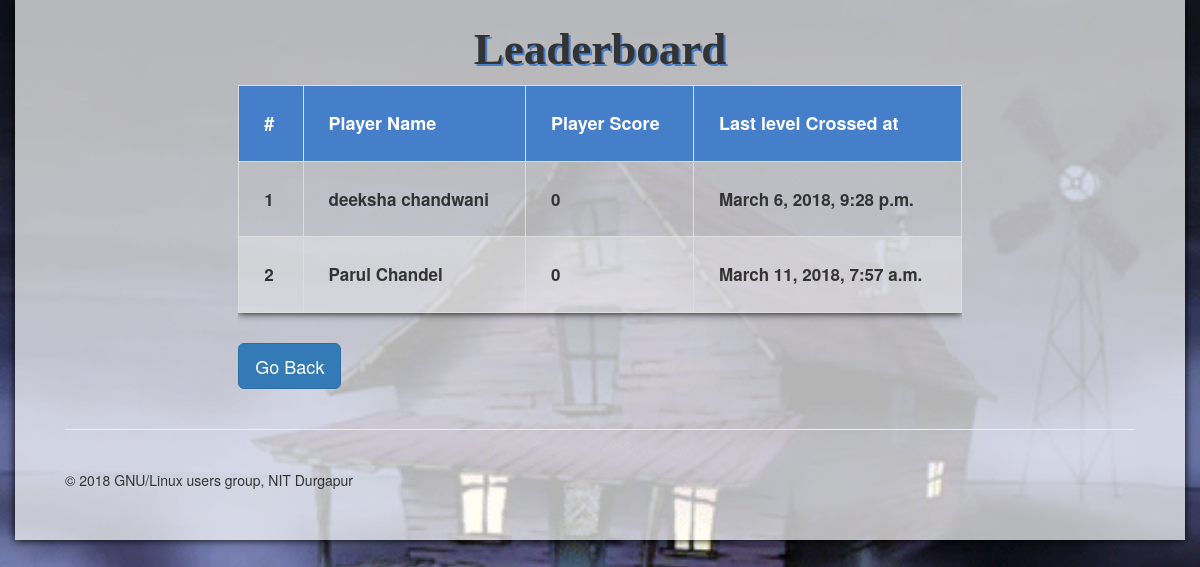
/lboard/, run on an earlier commit of the app's database.
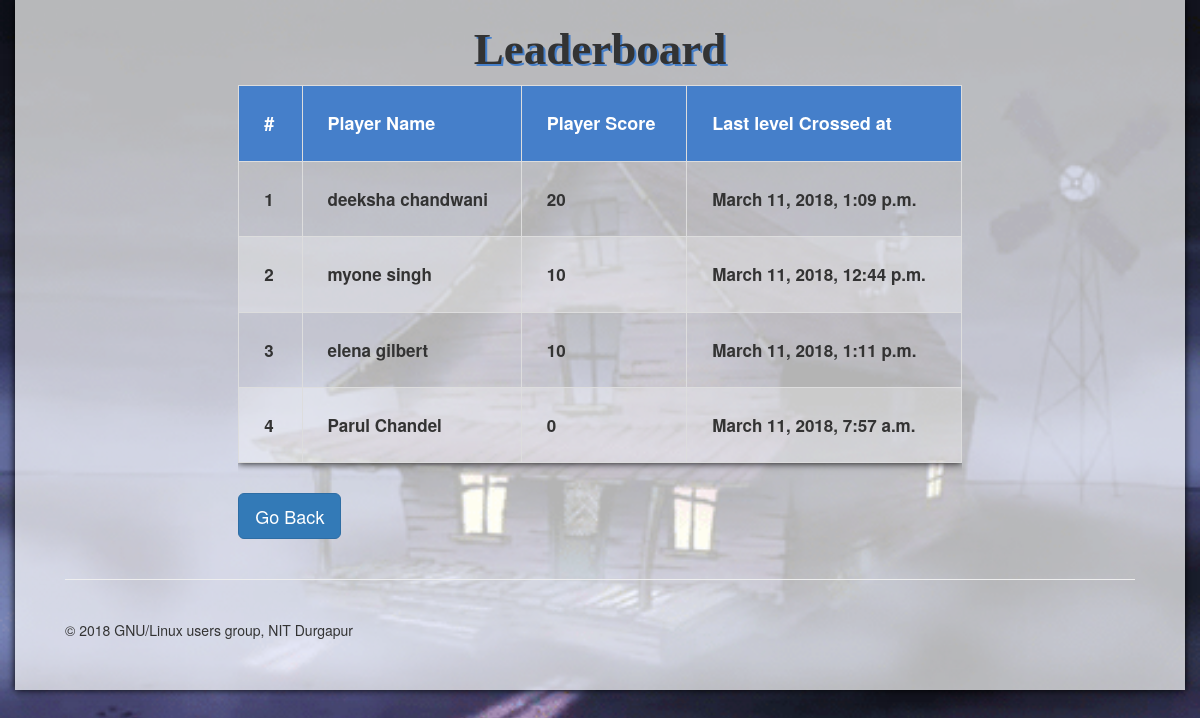
And on a later commit of the database.
### show/models.py (models this page shows, shortened)
class player(models.Model):
    user = models.OneToOneField(User)
    name = models.CharField(max_length=128)
    max_level = models.IntegerField(default=1)
    score = models.IntegerField(default=0)
    rank = models.IntegerField(default=0)
    timestamp = models.DateTimeField()

### show/views.py (the view)
# urls.py: url(r'^lboard/$', views.lboard , name='lboard'),
def lboard(request):
    p= models.player.objects.order_by('-score','timestamp')
    cur_rank = 1
    for pl in p:
        pl.rank = cur_rank
        cur_rank += 1
    return render(request, 'lboard.html', {'players': p})

### templates/lboard.html
{%extends 'base.html'%}
{%block content%}
      <div class="row">
        <h1 class="lboardh1">Leaderboard</h1>
        <div class="col-lg-8 col-lg-offset-2" style="">
            {% if players %}
            <div class="table-responsive">
            <table  class="table table-hover table-striped table-bordered "  style="font-weight:bold;box-shadow: 0px 0px 8px #000">
                <tr style="background-color:#457fca;color:#fff;font-size:18px">
                	<th>#</th><th >Player Name</th><th>Player Score</th><th>Last level Crossed at</th>
                </tr>
                {% for player in players %}
                <tr>
                	<td>{{ player.rank }}</td><td>{{ player.name }}</td>    <td> {{player.score}} </td>    <td> {{player.timestamp}}</td>
                </tr>
                {% endfor %}
            </table>
            </div>
        {% else %}
            <strong>There are no players present.</strong>
        {% endif %}
		<a href="/"><button type="button" class="btn btn-primary btn-lg " style="margin-top:10px;">Go Back</button></a>
        </div>
      </div>
{%endblock%}

### templates/base.html (shortened to what this page needs)
{% load staticfiles %}
<!DOCTYPE html>
<html lang="en">
  <head>
    <link href="{% static 'css/bootstrap.min.css' %}" rel="stylesheet">
    <link href="{% static 'css/justified-nav.css' %}" rel="stylesheet">
    <link href="{% static 'css/bootstrap-social.css' %}" rel="stylesheet">
    <link href="{% static 'css/style_base.css' %}" rel="stylesheet">
    <link rel="stylesheet" href="https://maxcdn.bootstrapcdn.com/font-awesome/4.5.0/css/font-awesome.css">
  </head>
  <body class="bodypad">
    <div class="container">
    <div class="row">
    {% block content %}
    {% endblock %}
    </div>
      <footer class="footer">
        <p>&copy; 2018 GNU/Linux users group, NIT Durgapur</p>
      </footer>
    </div>
  </body>
</html>

### static/css/justified-nav.css (style rules this page uses)
body { padding-top: 20px; }
.footer { padding-top: 40px; padding-bottom: 40px; margin-top: 40px; border-top: 1px solid #eee; }
@media screen and (min-width: 768px) { .masthead, .marketing, .footer { padding-right: 0; padding-left: 0; } }

### static/css/style_base.css (style rules this page uses)
.table-striped>tbody>tr:nth-of-type(odd) { background-color: rgba(255,255,255,.3); }
.container { box-shadow: 0px 0px 8px #000;padding:5px 50px 0 50px;background-color: #fff; background:rgba(255,255,255,0.7) }
.bodypad { background: #1B809E; background-image: url("../img/back.gif")!important; background-size: cover; padding-top:0 }
th,td { padding: 25px!important; }
td { font-size: 17px; }
.lboardh1 { text-align:center;font-family:impact;font-size:45px;font-weight:bold; text-shadow:2px 2px #457FCA; }

What changed in the data, as far as the page shows it:
removed player: rank "1", name "deeksha chandwani", score "0", timestamp "March 6, 2018, 9:28 p.m."
added player: rank "1", name "deeksha chandwani", score "20", timestamp "March 11, 2018, 1:09 p.m."
added player: rank "2", name "myone singh", score "10", timestamp "March 11, 2018, 12:44 p.m."
added player: rank "3", name "elena gilbert", score "10", timestamp "March 11, 2018, 1:11 p.m."
computed for player "Parul Chandel": rank "2" → "4"
